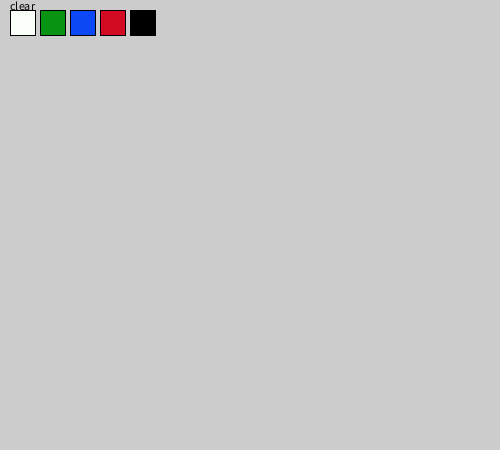
Frame 1 (no input)
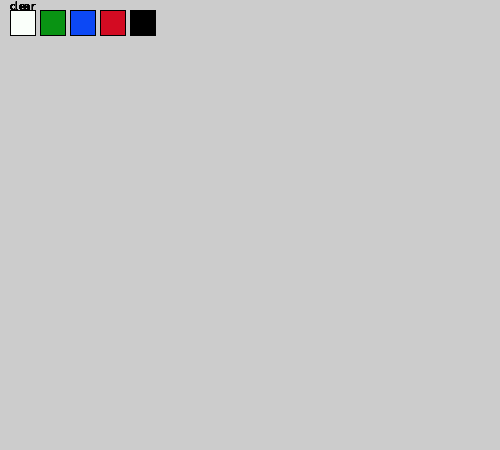
Frame 60 (the mouse pressed at the canvas centre just before this capture)
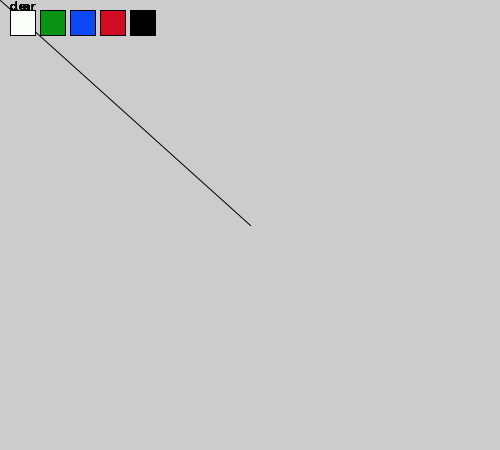
Frame 120 (the mouse held since frame 60 and released just before this capture)

The Processing sketch that drew these frames (run headless with seeded random() and noise(); from frame 60 on, the mouse is pressed at the canvas centre):

// Processing sketch: processing_26571
// ── processing_26571.pde

    boolean hit = false;
boolean hit2 = false;
float oldX, oldY; 
int thick = 1;

//colors
color clear = #FAFFFA; //white
color button1 = #099313;  //green
color button2 = #0C48F5;  //blue
color button3 = #D30B22;  //red
color button4 = #000000; //black
color pencolor= #000000; //black
void setup() {
size (500,450);
smooth();
}

void draw() {
  ///buttons
   stroke(0);
 fill(button1);
  rect(40, 10, 25, 25);
 fill(button2);
   rect(70,10, 25,25);
 fill(button3);
   rect(100,10,25,25);
 fill(button4);
   rect(130,10,25,25);

//buttons for changing color of pen
if(mousePressed) {
    if(mouseY > 5 && mouseY < 35) { 
      if(mouseX > 35  && mouseX < 55) { //button 1
        pencolor = button1;
        thick = 2;
        
      }
      else if(mouseX > 65 && mouseX < 85) {  //button 2
        pencolor = button2;
        thick = 3;
      }
    else if(mouseX > 95 && mouseX < 120) {  //button 3
        pencolor = button3;
        thick = 4;
    }
    else if(mouseX > 130 && mouseX < 145) {  //button 4
        pencolor = button4;
        thick = 1;
    }  
        
        
      
    }
}
  
  
  //button for clear screen
  
  fill(0);
  text("clear",10,10);
 fill(clear);
  rect(10, 10, 25, 25);
  //if the first comdition is true and if the second condtition is true as well
  if(mouseX > 5 && mouseX < 35 && mouseY > 5 && mouseY < 35) {
    //this is to get "hit" to print when in box
    //!hit means "not hit"
    if(!hit) {
      //rollover button
      fill(100);
     // println("HIT!");
    }
    if(mousePressed) {//this is where we know they have clicked on the box
     fill(255);
     background(255);
    }else{
      //makes it unpress mouse
      fill(200);
    }
    hit = true;
  //println("HIT!");
 

}
 else{
  hit = false; 
  fill(100);
 }
 
 //drawing part
 stroke(pencolor);
 strokeWeight(thick);
if(mousePressed) {
line (mouseX, mouseY, oldX, oldY);
}
oldX=mouseX;
oldY=mouseY;

}       
                
